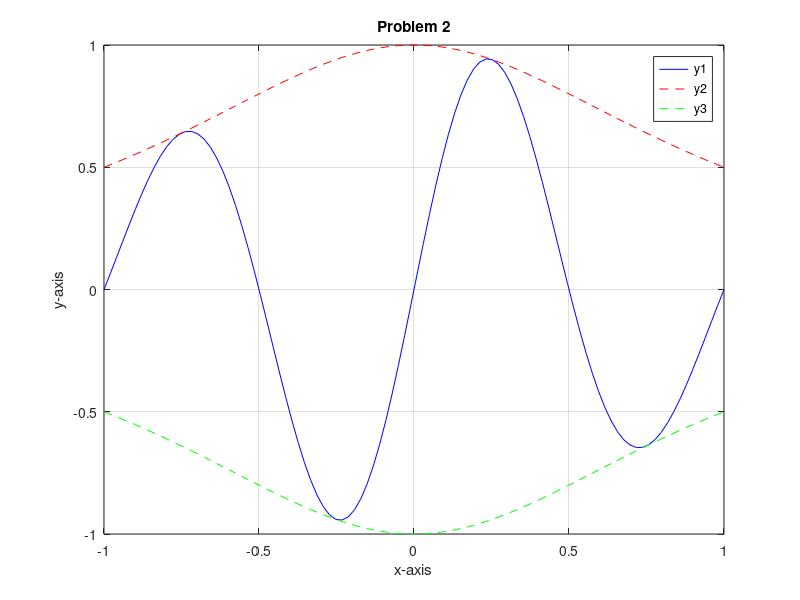

MATLAB code for this plot:
%Problem 2
x=linspace(-1, 1);
%equations
y1=sin(2.*pi.*x)./(1+x.^2); 
y2=1./(1+x.^2);
y3=-1./(1+x.^2);
%the plot
plot(x, y1, 'b')
hold on
plot(x, y2, '--r')
plot(x, y3, '--g')
hold off
%graph changes
legend('y1','y2','y3')
title('Problem 2')
xlabel('x-axis') 
ylabel('y-axis') 
grid